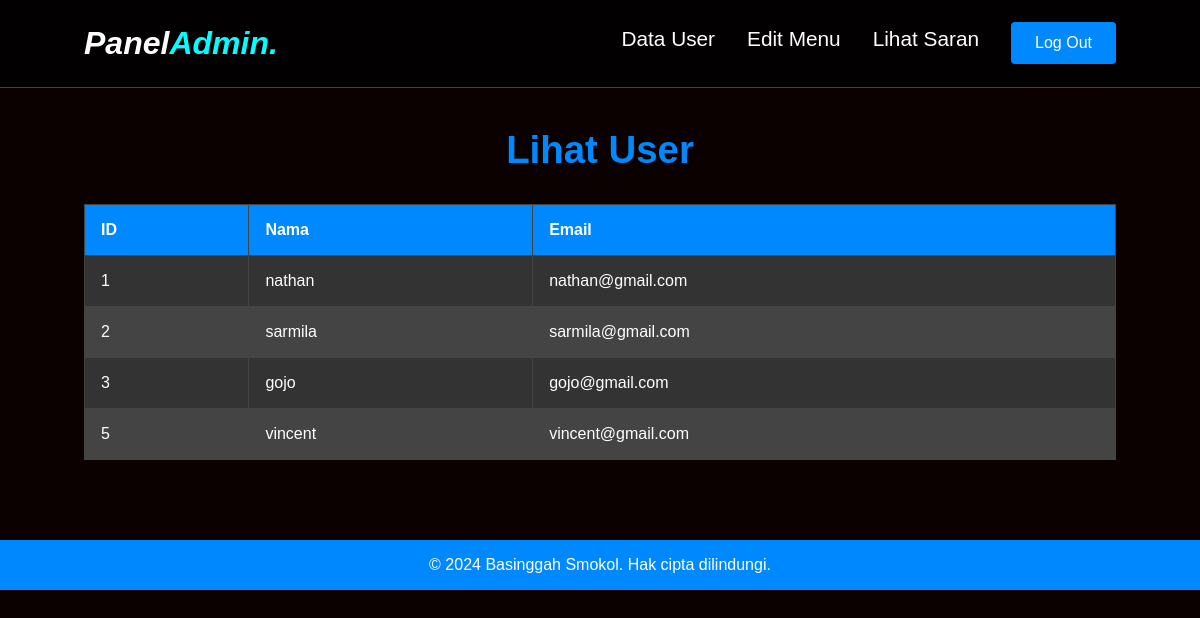
Before: /data_user.php (signed in) with the older database file.
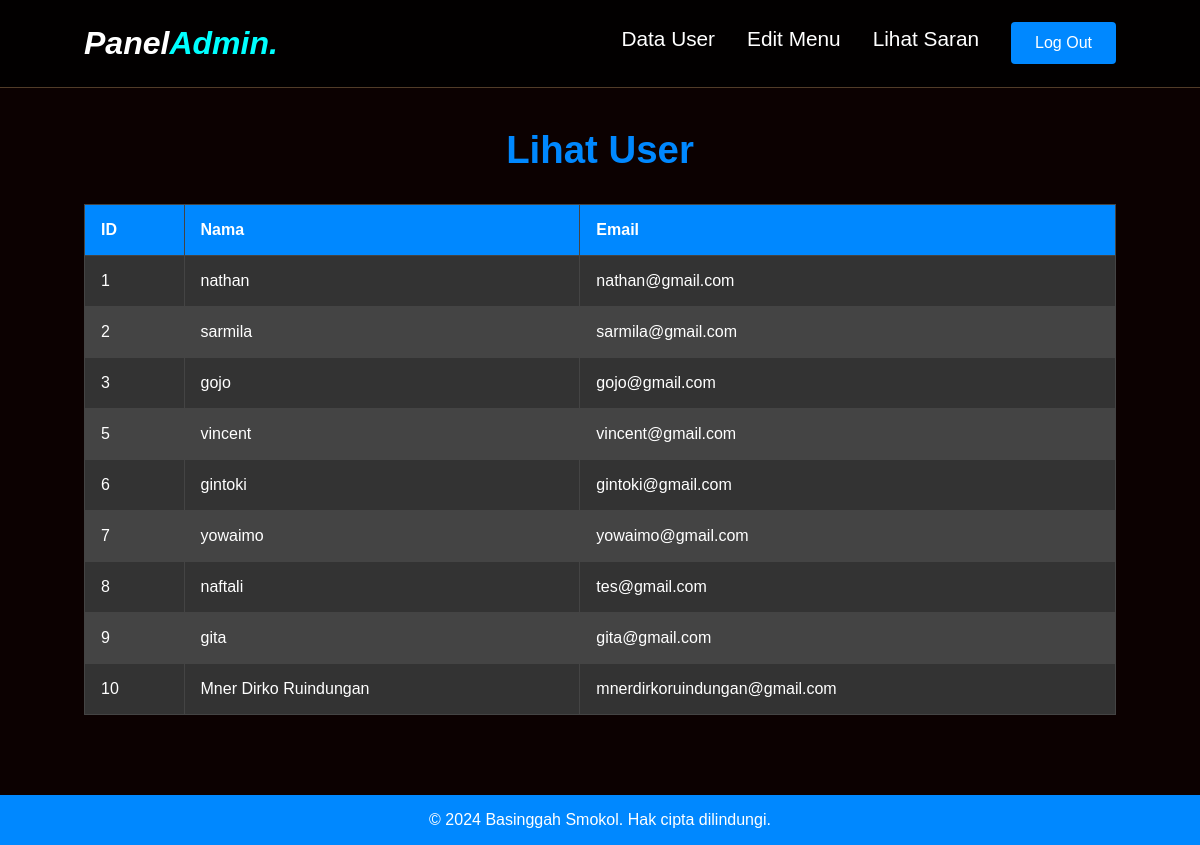
After: the same page with the newer database file.
### tables this page shows
CREATE TABLE `users` (
  `id_user` int(11) NOT NULL,
  `nama` varchar(255) DEFAULT NULL,
  `email` varchar(255) NOT NULL,
  `password` varchar(255) NOT NULL
);

### data_user.php (the view, shortened to what this page needs)
<?php
include 'koneksi.php';
$users = $conn->query("SELECT * FROM users");
?>
<!DOCTYPE html>
<html lang="id">
<head>
  <link rel="stylesheet" href="css/admin.css">
</head>
<body>
<header class="admin-header">
  <div class="admin-logo">Panel<span>Admin.</span></div>
  <nav class="navbar">
    <div class="navbar-nav">
      <a href="data_user.php">Data User</a>
      <a href="edit_menu.php">Edit Menu</a>
      <a href="lihat_saran.php">Lihat Saran</a>
    </div>
  </nav>
  <a href="logout_admin.php" class="btn logout">Log Out</a>
</header>
<main class="admin-panel">
  <section id="view-users" class="admin-section">
    <h2>Lihat User</h2>
    <table class="admin-table">
      <thead>
        <tr>
          <th>ID</th>
          <th>Nama</th>
          <th>Email</th>
        </tr>
      </thead>
      <tbody>
        <?php while ($row = $users->fetch_assoc()): ?>
        <tr>
          <td><?php echo $row['id_user']; ?></td>
          <td><?php echo $row['nama']; ?></td>
          <td><?php echo $row['email']; ?></td>
        </tr>
        <?php endwhile; ?>
      </tbody>
    </table>
  </section>
</main>
<footer>
  <p>&copy; 2024 Basinggah Smokol. Hak cipta dilindungi.</p>
</footer>
</body>
</html>

Changed rows visible on the page:
added users: id_user "6", nama "gintoki", email "gintoki@gmail.com"
added users: id_user "7", nama "yowaimo", email "yowaimo@gmail.com"
added users: id_user "8", nama "naftali", email "tes@gmail.com"
added users: id_user "9", nama "gita", email "gita@gmail.com"
added users: id_user "10", nama "Mner Dirko Ruindungan", email "mnerdirkoruindungan@gmail.com"
